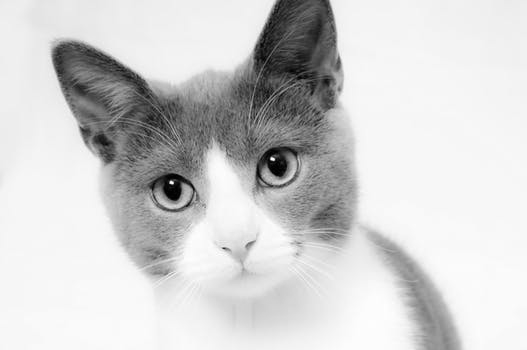
#> input picture img/cat2.png, 527 x 350 px
$ jupyter execute rate_ip_only.ipynb   (shell and % lines are left out)
#> lines starting #> are read from the running program, lines starting #| are printed output that depends on the picture
Try the super-naive rate-based model
$$\tau_L \dot{r}_i = r^0_{i} - r_i + \frac{W_{ij}r_j + W^I_{i}r^I_i}{V^T_i - V^0_i}$$
where
* $r_i$ is the spike rate of neuron
* $r^0_{i}$ is the steady state firing rate
* $\tau_L$ is the neuron relaxation time
* $V^0_i$ is the baseline membrane potential
* $V^T_i$ is the firing threshold membrane potential
* $W_{ij}$ is the connection weight between neurons $i$ and $j$ (Volt/Spike)
* $W^I_{i}$ is the external input weight (Volt/Spike)
* $r^I_{i}$ is the external input spike rate

Cellular homeostatic plasticity can be modelled as $\dot{V}^T_i = -\alpha_{CHP} (r^{T}_{i} - r_i)$, where
* $\alpha_{CHP}$ is the CHP rate
* $r^{T}_{i}$ is the typical firing rate

Synaptic STDP plasticity can be modelled as $\dot{W_{ij}} = \alpha_{STDP} (R_i^{t}R_j^{t+\Delta t} - R_i^{t}R_j^{t+\Delta t})$, where
* $\alpha_{STDP}$ is the STDP rate
* $R_i = r_i - r^{T}_{i}$ is the spike rate, compared to typical spike rate

[cell 1]
import numpy as np
import matplotlib.pyplot as plt
import matplotlib.image as mpimg
#from aux import subplots1D

[cell 2]
# Load raw images
# img1 = (mpimg.imread('../img/cat4.png')[:,:,0] > 0.5).astype(int)
# img2 = (mpimg.imread('../img/mouse4.png')[:,:,0] > 0.5).astype(int)
img1 = mpimg.imread('../img/cat2.png')
#> img1 is the input picture: shape (350, 527) float32; min 0, max 1, mean 0.816
img2 = mpimg.imread('../img/rat2.png')
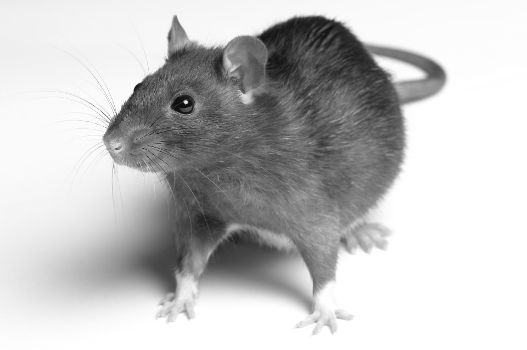
#> input picture img/rat2.png, 527 x 350 px
#> img2 is the input picture: shape (350, 527, 4) float32; mean R, G, B, A 0.766, 0.766, 0.766, 1

# Plot raw images
fig, axis = plt.subplots(ncols=2)
axis[0].imshow(img1, cmap='gray')
axis[1].imshow(img2, cmap='gray')
axis[0].set_axis_off()
axis[1].set_axis_off()
plt.suptitle('Original Images');
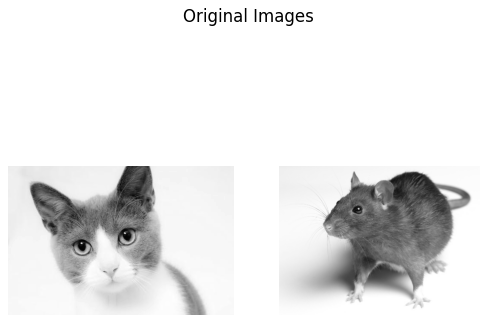
#> figure drawn by matplotlib, 2 panels

[cell 3]
def clipArr(arr, rng):
    arr[arr < rng[0]] = rng[0]
    arr[arr > rng[1]] = rng[1]
    return arr

def nextState(r, r0, rI, WI, rRange, tauL, noise_std, dt):
    noise = np.random.normal(0, noise_std, len(r))
    rNew = r + (r0 - r + np.multiply(WI, rI) + noise) * (dt / tauL)
    return clipArr(rNew, rRange)

def nextThrW(WI, r, rT, WIRange, HP_RATE, dt):
    return clipArr(WI + (rT - r) * HP_RATE * dt, WIRange)

N_NEURON = img1.shape[0] * img1.shape[1]
#> N_NEURON = 184450
INPUT_RATE = 100.0 # Hz
INPUT_WEIGHT = 0.3 # parts of threshold per presynaptic spike
INPUT_WEIGHT_RANGE = [0.05, 2.0]
NEURON_RATE_RANGE = [10.0, 100.0] #Hz
NEURON_RELAX_TIME = 10.0 # ms
NEURON_RATE_TYPICAL = 50.0 # Hz
NOISE_RATE_STD = 5.0 # Hz
HP_RATE = 0.01 # Volts per spike^2
DT = 0.1 # ms

INPUT_RATE_CAT = INPUT_RATE * np.ndarray.flatten(img1)
r = NEURON_RATE_RANGE[0] * np.ones(N_NEURON)
r0 = NEURON_RATE_RANGE[0] * np.ones(N_NEURON)
WI = INPUT_WEIGHT * np.ones(N_NEURON)

print(NEURON_RELAX_TIME)

for i in range(100):
    r = nextState(r, r0, INPUT_RATE_CAT, WI, NEURON_RATE_RANGE, NEURON_RELAX_TIME, NOISE_RATE_STD, DT)
    WI = nextThrW(WI, r, NEURON_RATE_TYPICAL, INPUT_WEIGHT_RANGE, HP_RATE, DT)

fig, ax = plt.subplots(ncols = 2, figsize=(10, 5))
plot0 = ax[0].imshow(np.reshape(r, img1.shape), cmap='gray')
plot1 = ax[1].imshow(np.reshape(WI, img1.shape), cmap='gray')

fig.colorbar(plot0, ax=ax.ravel().tolist())
plt.show()
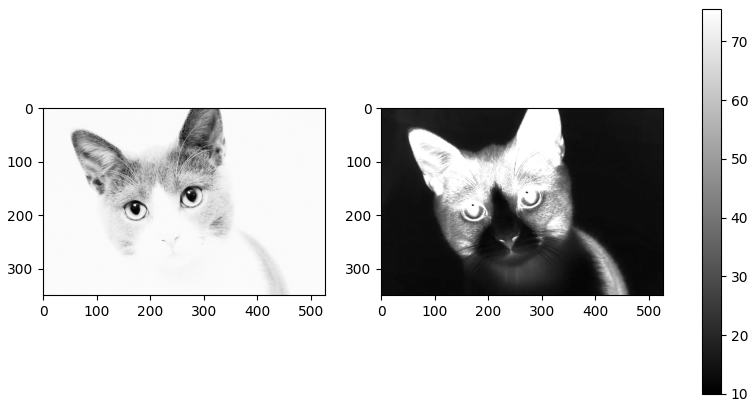
#> figure drawn by matplotlib, 3 panels

**TEST 2:** Try to do local WTA network (aka Mexican Hat Inhibition).
* Make 1000 neurons on a 1D line
* +/- 5 neurons are excited with a positive triange.
* +/- 10 neurons are excited with a negative triange, that has larger area.

[cell 4]
def triangle(delta, area):
    rez = np.zeros(2*delta + 3)
    rez[0:delta+2] = np.linspace(0, 1, delta + 2)
    rez[delta+1:2*delta+3] = np.linspace(1, 0, delta + 2)
    return (rez / np.sum(rez) * area)[1:-1]

def hat(delta1, delta2):
    rez = -triangle(delta2, 1)
    rez[delta2-delta1:delta2+delta1+1] += triangle(delta1, 1)
#     rez[delta2] = 0
    return rez

# Make a mexican hat
RANGE1 = 10
RANGE2 = 20
hat1 = hat(RANGE1, RANGE2)

plt.figure()
plt.plot(hat(10,20))
plt.show()
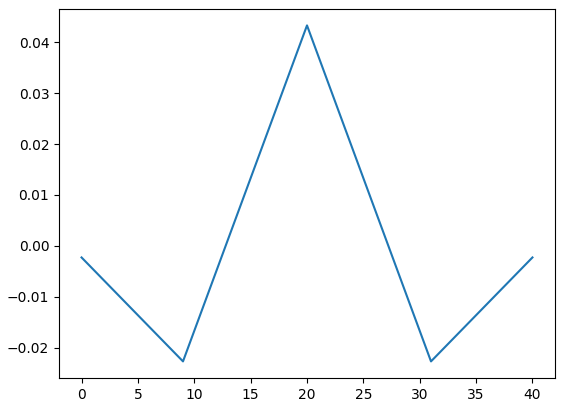
#> figure drawn by matplotlib, 1 panel; curve peaks at x = 20, y = 0.0433

# Make a matrix of mexican hats
N_NEURON = 200

mat = np.zeros((N_NEURON, N_NEURON+2*RANGE2))
for i in range(0, N_NEURON):
    mat[i, i:i + 2*RANGE2 + 1] = hat1
mat = mat[:,RANGE2:-RANGE2]

# Normalize sum for each row to ensure excitatory-inhibitory balance
for row in mat:
    row[row != 0] -= np.sum(row[row != 0]) / len(row[row != 0])

plt.figure()
plt.imshow(mat)
plt.show()
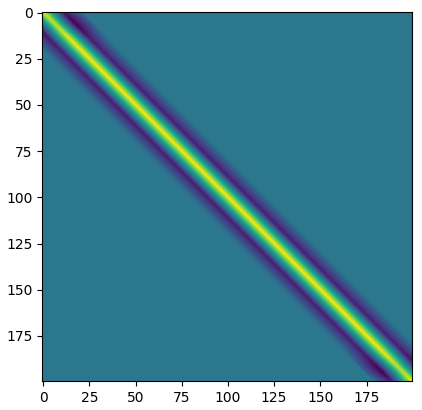
#> figure drawn by matplotlib, 1 panel

[cell 5]
plt.figure()
plt.plot(np.sum(mat, axis=1))
plt.show()
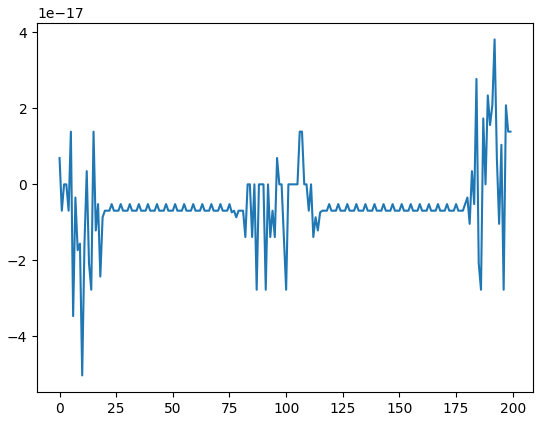
#> figure drawn by matplotlib, 1 panel; curve peaks at x = 192, y = 3.82e-17

[cell 6]
from scipy import signal

def nextState(r, r0, rI, WI, W, rRange, tauL, noise_std, dt):
    if noise_std != 0:
        noise = np.random.normal(0, noise_std, len(r))
    else:
        noise = np.zeros(len(r))

    rNew = r + (r0 - r + np.multiply(WI, rI) + W.dot(r) + noise) * (dt / tauL)
    return clipArr(rNew, rRange)

r = NEURON_RATE_RANGE[0] * np.ones(N_NEURON)
r0 = NEURON_RATE_RANGE[0] * np.ones(N_NEURON)
WI = 1 * np.ones(N_NEURON)
rI_A = np.zeros(N_NEURON)
rI_B = np.zeros(N_NEURON)
rI_A[20:100] = signal.gaussian(80, std=15)

for i in range(1000):
    r = nextState(r, r0, rI_A, WI, mat, NEURON_RATE_RANGE, NEURON_RELAX_TIME, 0, DT)

for i in range(0):
    r = nextState(r, r0, rI_B, WI, mat, NEURON_RATE_RANGE, NEURON_RELAX_TIME, 0, DT)

plt.figure()
plt.plot(r)
plt.show()
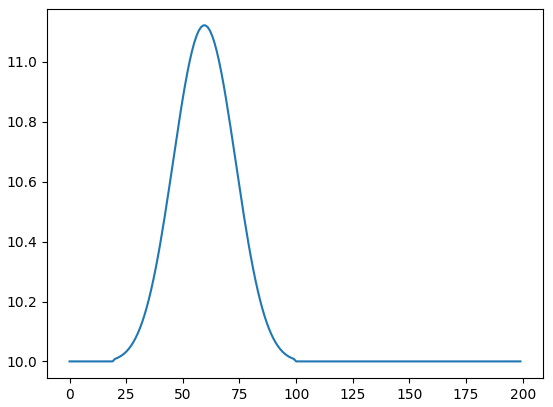
#> figure drawn by matplotlib, 1 panel; curve peaks at x = 59, y = 11.12
